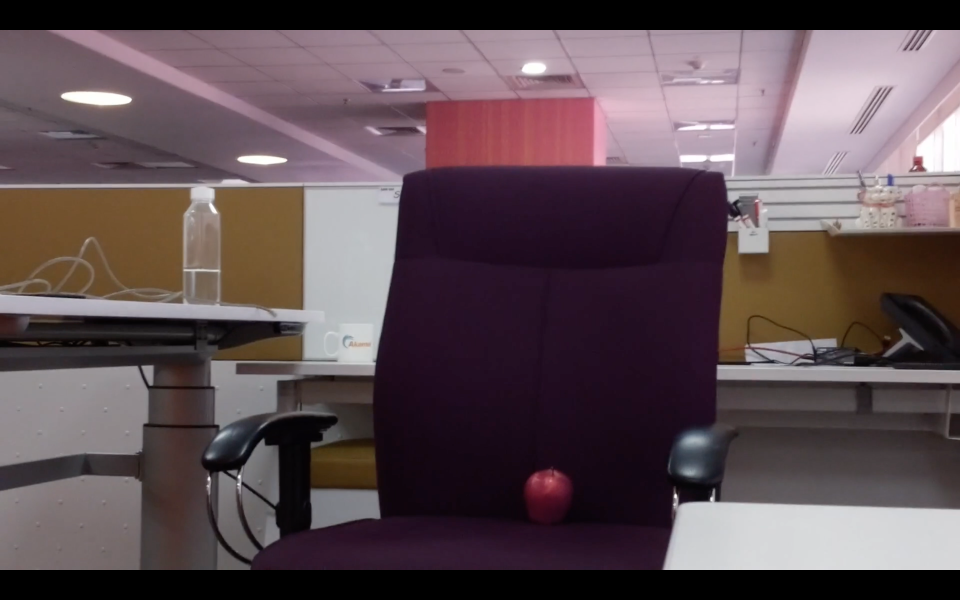
#> input picture Data/Pics/200.png, 2880 x 1800 px, found by its file name (shown at 1/3 size)
$ python distance_to_camera.py   (older library calls are emulated)
#> lines starting #> are read from the running program, lines starting #| are printed output that depends on the picture; after the words box and inside, x2 and y2 are one past the last pixel; in counts of white or black regions, pixels touching at a corner belong together
# USAGE
# python distance_to_camera.py

# import the necessary packages
import numpy as np
import cv2


def get_window_width(val):
	#Make a rectangular window for the contour to track
	contour_image,track_contour_features ,no_of_contours = val
	poly_approx_len,tracked_contour, area = track_contour_features
	print()
	print("Tracked Contour Fetaures:")
	print("\tNo of cont:",no_of_contours)
	print("\tPoly_approx_len:",poly_approx_len)
	print("\tArea:",area)


	# draw a fitting ellipse around the image and display it
	ellipse = cv2.fitEllipse(tracked_contour)
	cv2.ellipse(contour_image,ellipse,(0,255,0),2)


	# draw a bounding rotated box around the image and display it
	rect = cv2.minAreaRect(tracked_contour)
	box = cv2.boxPoints(rect)
	box = np.int0(box)
	cv2.drawContours(contour_image,[box],0,(0,0,255),2)

	# print("Rectangle properties:\n",box)
	display(contour_image,"cnt")

	window_width = abs(box[0][0]-box[-1][0])

	print("Window Width",window_width)

	return window_width


def display(image,msg):
	x = 0
	maxsize=max(image.shape)
	scale=700/maxsize
	image=cv2.resize(image,None,fx=scale,fy=scale)
	cv2.imshow(msg,image)
	cv2.waitKey(x)

def get_fruit(image):

	def preprocessing(image):
		#PRE PROCESSING OF IMAGE

		# image=cv2.cvtColor(image,cv2.COLOR_BGR2RGB)
		maxsize=max(image.shape)
		scale=700/maxsize
		image=cv2.resize(image,None,fx=scale,fy=scale)
		image_blur=cv2.GaussianBlur(image,(7,7),0)
		image_blur_hsv=cv2.cvtColor(image_blur,cv2.COLOR_BGR2HSV)


		return image,image_blur,image_blur_hsv

	def get_color_mask(image):
		# [13 lines of commented-out code are left out]
		min_color=np.array([0,100,80])
		max_color=np.array([10,256,256])
		min_color2=np.array([170,100,80])
		max_color2=np.array([180,256,256])

		# [5 lines of commented-out code are left out]


		mask1=cv2.inRange(image,min_color,max_color)
		mask2=cv2.inRange(image,min_color2,max_color2)

		mask=mask1+mask2

		# min_all = np.array([0,0,0])
		# max_all = np.array([180,256,256])
		# mask = cv2.inRange(image,min_all,max_all)
		return mask

	def apply_morphology(mask):
		# kernel=cv2.getStructuringElement(cv2.MORPH_ELLIPSE,(4,4))
		kernel = np.ones((3,3),np.uint8)
		dilation = cv2.dilate(mask,kernel,iterations = 2)
		erosion = cv2.erode(dilation,kernel,iterations = 3)
		dilation = cv2.dilate(erosion,kernel,iterations = 15)
		mask_closed=cv2.morphologyEx(dilation,cv2.MORPH_CLOSE,kernel)
		mask_cleaned=cv2.morphologyEx(mask_closed,cv2.MORPH_OPEN,kernel)

		return mask_cleaned

	def apply_flood_filling(mask):
		# Threshold.
		# Set values equal to or above 220 to 0.
		# Set values below 220 to 255.
		im_in = mask.copy()
		th, im_th = cv2.threshold(im_in, 220, 255, cv2.THRESH_BINARY);

		# Copy the thresholded image.
		im_floodfill = im_th.copy()

		# Mask used to flood filling.
		# Notice the size needs to be 2 pixels than the image.
		h, w = im_th.shape[:2]
		mask = np.zeros((h+2, w+2), np.uint8)

		# Floodfill from point (0, 0)
		cv2.floodFill(im_floodfill, mask, (0,0), 255);

		# Invert floodfilled image
		im_floodfill_inv = cv2.bitwise_not(im_floodfill)

		# Combine the two images to get the foreground.
		im_out = im_th | im_floodfill_inv

		return im_out

	def get_contours(image):
		# kernel=cv2.getStructuringElement(cv2.MORPH_ELLIPSE,(4,4))
		# image = cv2.erode(image,kernel,iterations = 3)
		im = image.copy()
		image=cv2.cvtColor(im,cv2.COLOR_BGR2GRAY)
		image, contours, hierarchy = cv2.findContours(image,cv2.RETR_LIST,cv2.CHAIN_APPROX_SIMPLE)
		# cv2.drawContours(im, contours, -1,(255,255,0), 3)
		#Dow list is len(approx),hull,area
		contour_list = [(len(cv2.approxPolyDP(contour,0.1*cv2.arcLength(contour,True),True)),cv2.convexHull(contour),cv2.contourArea(contour)) for contour in contours]

		contour_list.sort(key=lambda contour: contour[2],reverse=True)
		track_contour_features = []
		#Get the largest contour
		if(len(contour_list)==1):
			track_contour_features = contour_list[0]

		else:
			track_contour_features = contour_list[1]


		return im,track_contour_features,len(contours)

	#Apply some Pre-processing on the image
	image,image_blur,image_blur_hsv = preprocessing(image)

	#Get the appropriate colour masks
	color_mask = get_color_mask(image_blur_hsv)

	#Apply morphological transformations to the mask
	color_morphed_mask = apply_morphology(color_mask)

	#Apply flood filling on the mask
	color_filled_mask = apply_flood_filling(color_morphed_mask)

	#Use the color_mask on the image
	colour_masked_image = cv2.bitwise_and(image,image,mask = color_filled_mask)

	# display(colour_masked_image,"colour_masked_image")

	#Obtain contours of the colour_masked image and get avg contour area
	val = get_contours(colour_masked_image)

	if(len(val)==0):
		print("no contour")
		return

	contour_image,track_contour_features ,no_of_contours = val

	return val


# [13 lines left out: functions get_distance_to_camera, get_width, not called in this run]

def main():

	# initialize the known distance from the camera to the object
	KNOWN_DISTANCE = 200.0

	# initialize the known object width
	KNOWN_WIDTH = 7.5

	# initialize the list of images that we'll be using
	IMAGE_PATHS = ["..\Data\Pics\\55.png", "..\Data\Pics\\125.png","..\Data\Pics\\200.png"]

	img = cv2.imread(IMAGE_PATHS[2])
#> img is the input picture: shape (1800, 2880, 3); mean B, G, R 82.3, 77.6, 93.3

	val=get_fruit(img)
#> in preprocessing, `image_blur=cv2.GaussianBlur(image,(7,7),0)`:
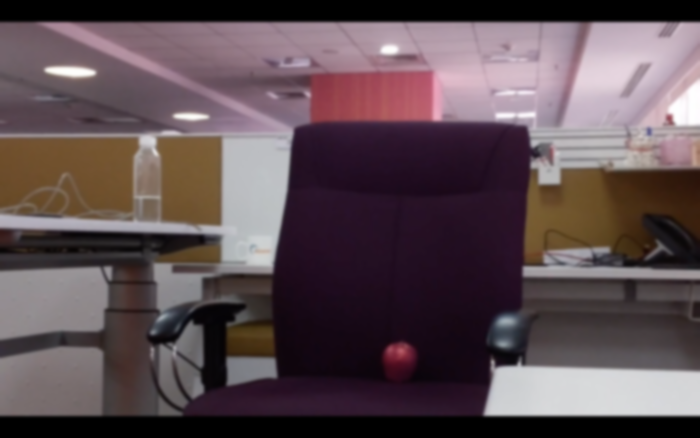
#> image_blur: shape (438, 700, 3); mean of channels 0, 1, 2 82.2, 77.5, 93.2; drawn as B, G, R
#> in get_color_mask, `mask1=cv2.inRange(image,min_color,max_color)`:
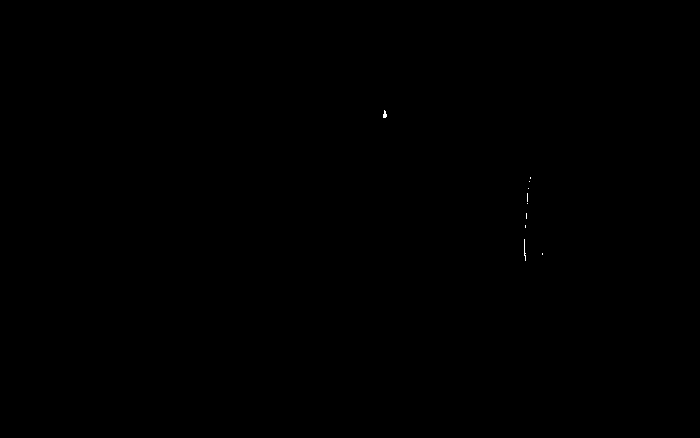
#> mask1: shape (438, 700); 0.02% white in thin lines or dots, all inside (x1, y1, x2, y2) = (383, 110, 543, 261)
#> in apply_morphology, `erosion = cv2.erode(dilation,kernel,iterations = 3)`:
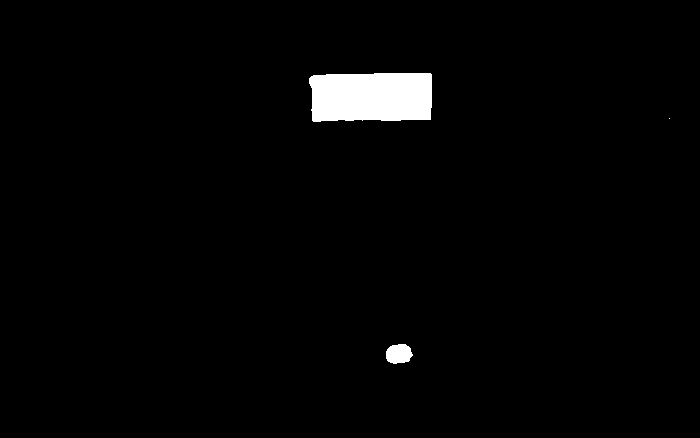
#> erosion: shape (438, 700); 2% white; 3 white regions (1 under 20 px), largest, box (x1, y1, x2, y2) and area: (309, 73, 432, 122) 5643, (386, 344, 413, 364) 426
#> in apply_morphology, `dilation = cv2.dilate(erosion,kernel,iterations = 15)`:
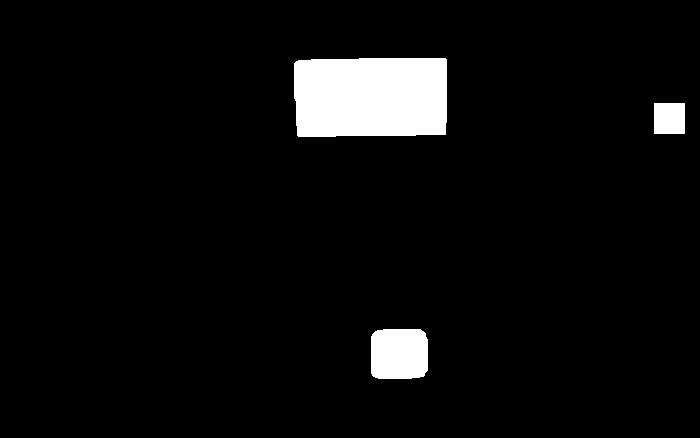
#> dilation: shape (438, 700); 5% white; 3 white regions
#> in get_fruit, `colour_masked_image = cv2.bitwise_and(image,image,mask = color_filled_..`:
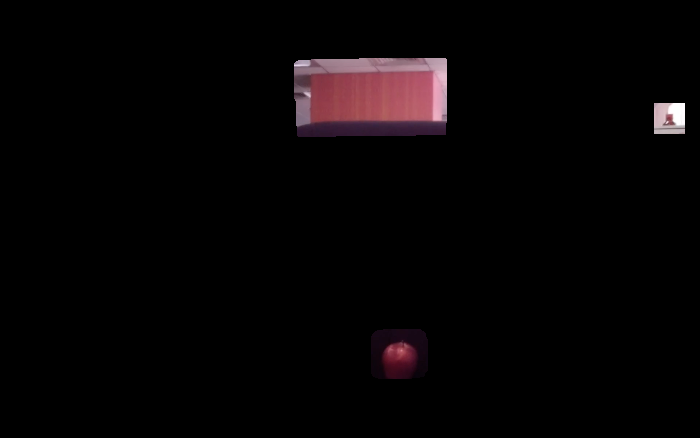
#> colour_masked_image: shape (438, 700, 3); mean of channels 0, 1, 2 4.7, 4, 6.6; drawn as B, G, R
#> in get_contours, `image=cv2.cvtColor(im,cv2.COLOR_BGR2GRAY)`:
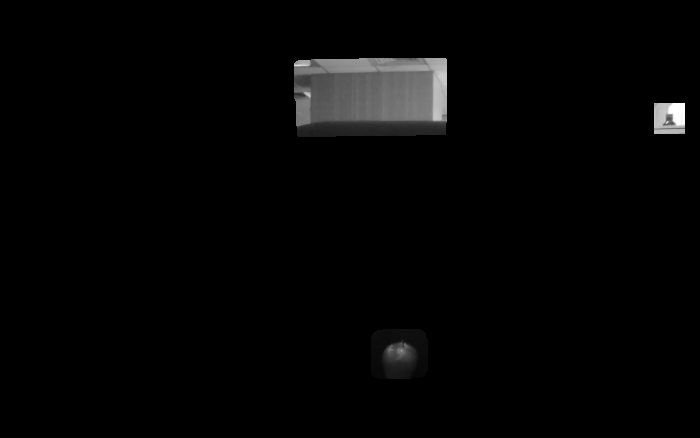
#> image: shape (438, 700); min 0, max 255, mean 4.8
#> in get_contours, `image, contours, hierarchy = cv2.findContours(image,cv2.RETR_LIST,cv2...`: contours = 3 contours; box (x1, y1, x2, y2) and area: (294, 58, 447, 137) 11532, (371, 329, 428, 379) 2641, (654, 103, 685, 134) 900
#> in get_contours, `contour_list = [(len(cv2.approxPolyDP(contour,0.1*cv2.arcLength(contou..`: contour_list = 3 items
#> in get_contours, `track_contour_features = contour_list[1]`: track_contour_features = 3 items, first 3: 4, contour of 19 points, box (x1, y1, x2, y2) (371, 329, 428, 379), area 2658, 2641
#> in get_fruit, `contour_image,track_contour_features ,no_of_contours = val`: no_of_contours = 3
	window_width = get_window_width(val)
#> in get_window_width, `poly_approx_len,tracked_contour, area = track_contour_features`: poly_approx_len = 4; tracked_contour = contour of 19 points, box (x1, y1, x2, y2) (371, 329, 428, 379), area 2658; area = 2641
#| 	No of cont: 3
#| 	Poly_approx_len: 4
#| 	Area: 2641.0
#> in get_window_width, `ellipse = cv2.fitEllipse(tracked_contour)`: ellipse = ((398.1, 353.7), (57.94, 73.09), 86.26)
#> in get_window_width, `rect = cv2.minAreaRect(tracked_contour)`: rect = ((399, 353.5), (49, 56), -90)
#> in get_window_width, `box = cv2.boxPoints(rect)`: box = [[427, 378], [371, 378], [371, 329], [427, 329]]
#> in get_window_width, `cv2.drawContours(contour_image,[box],0,(0,0,255),2)`:
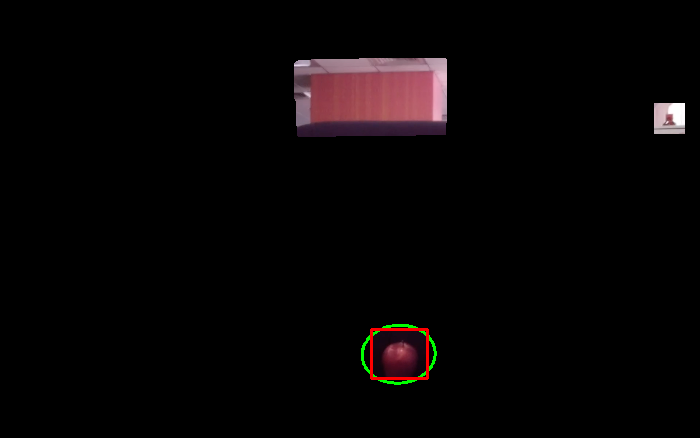
#> contour_image: shape (438, 700, 3); mean of channels 0, 1, 2 4.7, 4.4, 7.1; drawn as B, G, R
#> in get_window_width, `window_width = abs(box[0][0]-box[-1][0])`: window_width = 0
#| Window Width 0
#> window_width = 0

	focalLength = (window_width * KNOWN_DISTANCE) / KNOWN_WIDTH
#> focalLength = 0

	print("Focal Length:",focalLength)
#| Focal Length: 0.0
	print()


main()

$ run again, with Data/Pics/piphoto.png copied over Data/Pics/200.png
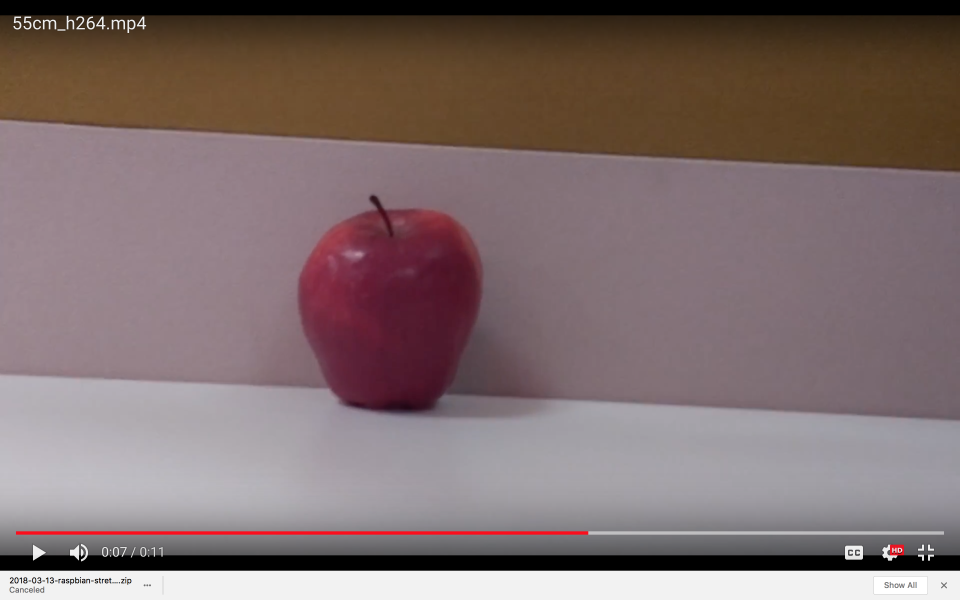
#> input picture Data/Pics/piphoto.png, 2880 x 1800 px, found by its file name (shown at 1/3 size)
#> in main, img is the input picture: shape (1800, 2880, 3); mean B, G, R 109.8, 110.1, 127.4
#> image_blur_hsv: shape (438, 700, 3); mean H, S, V 109.7, 57.9, 128.3
#> mask1: shape (438, 700); 0.03% white in thin lines or dots, all inside (x1, y1, x2, y2) = (24, 87, 693, 124)
#> in get_color_mask, `mask2=cv2.inRange(image,min_color2,max_color2)`:
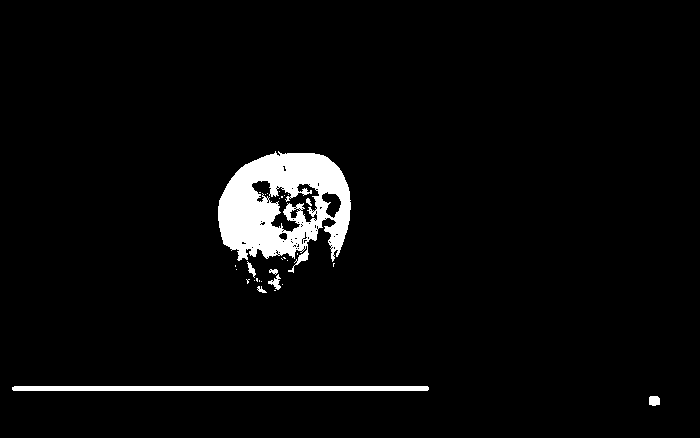
#> mask2: shape (438, 700); 3.9% white; 30 white regions (22 under 20 px), largest, box (x1, y1, x2, y2) and area: (218, 151, 351, 273) 9521, (12, 386, 429, 391) 2080, (649, 396, 660, 406) 99
#> erosion: shape (438, 700); 3.5% white; 8 white regions (3 under 20 px), largest, box (x1, y1, x2, y2) and area: (219, 152, 350, 264) 9326, (13, 387, 428, 390) 1240, (269, 270, 280, 289) 85, (650, 397, 659, 405) 61, (249, 264, 254, 273) 21
#> im_floodfill: shape (438, 700); every value is 255
#> im_floodfill_inv: shape (438, 700); every value is 0
#> contours = 4 contours; box (x1, y1, x2, y2) and area: (204, 137, 365, 307) 21508, (0, 372, 443, 405) 14143, (635, 382, 674, 409) 870, (635, 416, 674, 420) 108
#> contour_list = 4 items
#> in get_fruit, `contour_image,track_contour_features ,no_of_contours = val`: no_of_contours = 4
#> poly_approx_len = 2; tracked_contour = [[441, 372], [442, 373], [442, 403], [441, 404], [0, 404], [0, 372]]; area = 14143
#| 	No of cont: 4
#| 	Poly_approx_len: 2
#| 	Area: 14143.0
#> ellipse = ((220.5, 388), (121.1, 457.3), 90)
#> rect = ((221, 388), (32, 442), -90)
#> in get_window_width, `box = cv2.boxPoints(rect)`: box = [[442, 404], [-9.8e-16, 404], [0, 372], [442, 372]]
#> in get_window_width, `box = np.int0(box)`: box = [[442, 404], [0, 404], [0, 372], [442, 372]]
#> in get_window_width, `cv2.drawContours(contour_image,[box],0,(0,0,255),2)`:
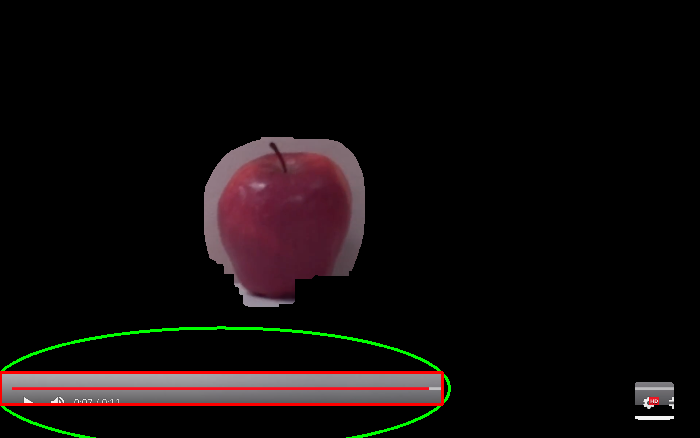
#> contour_image: shape (438, 700, 3); mean of channels 0, 1, 2 10.9, 11.2, 16.5; drawn as B, G, R
#> in get_window_width, `window_width = abs(box[0][0]-box[-1][0])`: window_width = 0
#| Window Width 0
#| Focal Length: 0.0
